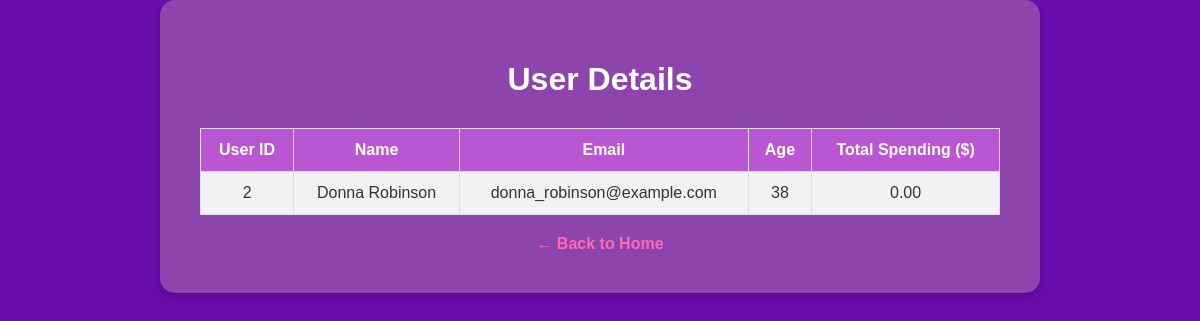
/user/2, run on the app's committed database.
### tables this page shows
CREATE TABLE user_info (
            user_id INTEGER PRIMARY KEY,
            name TEXT NOT NULL,
            email TEXT UNIQUE,
            age INTEGER
        );

### proektot4.py (the view)
@app.route("/user/<int:user_id>", methods=["GET"])
def get_user(user_id):
    conn = get_db_connection()
    cursor = conn.cursor()
    cursor.execute("SELECT * FROM user_info WHERE user_id = ?", (user_id,))
    user = cursor.fetchone()
    if user:
        cursor.execute("""
        SELECT SUM(money_spent) as total_spending
        FROM user_spending
        WHERE user_id = ?
        """, (user_id,))
        spending = cursor.fetchone()
        total_spending = spending['total_spending'] if spending['total_spending'] else 0.0
        conn.close()
        user_data = {
            "user_id": user["user_id"],
            "name": user["name"],
            "email": user["email"],
            "age": user["age"],
            "total_spending": total_spending
        }
        return render_template('user.html', user=user_data)
    else:
        conn.close()
        error_message = "User not found."
        return render_template('user.html', error=error_message), 404

### proektot4.py (called while the page is built)
def get_db_connection():
    conn = sqlite3.connect(app.config['DATABASE'], uri=True, check_same_thread=False)
    conn.row_factory = sqlite3.Row  # Enables dictionary-like cursor
    return conn

### templates/user.html
{% extends "base.html" %}
{% block content %}
    <h1>User Details</h1>
    {% if user %}
        <table>
            <tr>
                <th>User ID</th>
                <th>Name</th>
                <th>Email</th>
                <th>Age</th>
                <th>Total Spending ($)</th>
            </tr>
            <tr>
                <td>{{ user.user_id }}</td>
                <td>{{ user.name }}</td>
                <td>{{ user.email }}</td>
                <td>{{ user.age }}</td>
                <td>{{ "%.2f"|format(user.total_spending) }}</td>
            </tr>
        </table>
    {% elif error %}
        <p style="color: #ff6347;">{{ error }}</p>
    {% endif %}
    <div class="nav-link">
        <a href="/">← Back to Home</a>
    </div>
{% endblock %}

### templates/base.html (style rules this page uses)
body { font-family: Arial, sans-serif; background-color: #6a0dad; text-align: center; padding-top: 50px; color: white; margin: 0; padding: 0; }
h1 { margin-bottom: 30px; font-size: 2em; }
table { width: 100%; border-collapse: collapse; margin-top: 20px; color: #333; }
th, td { padding: 12px; border: 1px solid #ddd; text-align: center; }
th { background-color: #ba55d3; color: white; }
tr:nth-child(even) { background-color: #f2f2f2; }
a { color: #ff69b4; text-decoration: none; font-weight: bold; }
.nav-link { display: inline-block; margin-top: 20px; }

### data on the page
user_info: user_id "2", name "Donna Robinson", email "donna_robinson@example.com", age "38"

### other printed values
{{ "%.2f"|format(user.total_spending) }} "0.00"
